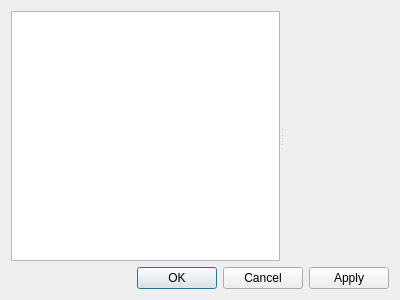
<?xml version="1.0" encoding="UTF-8"?>
<ui version="4.0">
 <class>PreferencesDialog</class>
 <widget class="QDialog" name="PreferencesDialog">
  <property name="geometry">
   <rect>
    <x>0</x>
    <y>0</y>
    <width>400</width>
    <height>300</height>
   </rect>
  </property>
  <property name="windowTitle">
   <string>Preferences</string>
  </property>
  <layout class="QVBoxLayout" name="verticalLayout">
   <item>
    <widget class="QSplitter" name="main_layout">
     <property name="orientation">
      <enum>Qt::Horizontal</enum>
     </property>
     <widget class="QListWidget" name="preferences_view"/>
     <widget class="QWidget" name="preference_properties_widget" native="true"/>
    </widget>
   </item>
   <item>
    <widget class="QDialogButtonBox" name="button_box">
     <property name="orientation">
      <enum>Qt::Horizontal</enum>
     </property>
     <property name="standardButtons">
      <set>QDialogButtonBox::Apply|QDialogButtonBox::Cancel|QDialogButtonBox::Ok</set>
     </property>
    </widget>
   </item>
  </layout>
 </widget>
 <resources/>
 <connections>
  <connection>
   <sender>button_box</sender>
   <signal>accepted()</signal>
   <receiver>PreferencesDialog</receiver>
   <slot>accept()</slot>
   <hints>
    <hint type="sourcelabel">
     <x>248</x>
     <y>254</y>
    </hint>
    <hint type="destinationlabel">
     <x>157</x>
     <y>274</y>
    </hint>
   </hints>
  </connection>
  <connection>
   <sender>button_box</sender>
   <signal>rejected()</signal>
   <receiver>PreferencesDialog</receiver>
   <slot>reject()</slot>
   <hints>
    <hint type="sourcelabel">
     <x>316</x>
     <y>260</y>
    </hint>
    <hint type="destinationlabel">
     <x>286</x>
     <y>274</y>
    </hint>
   </hints>
  </connection>
 </connections>
</ui>
